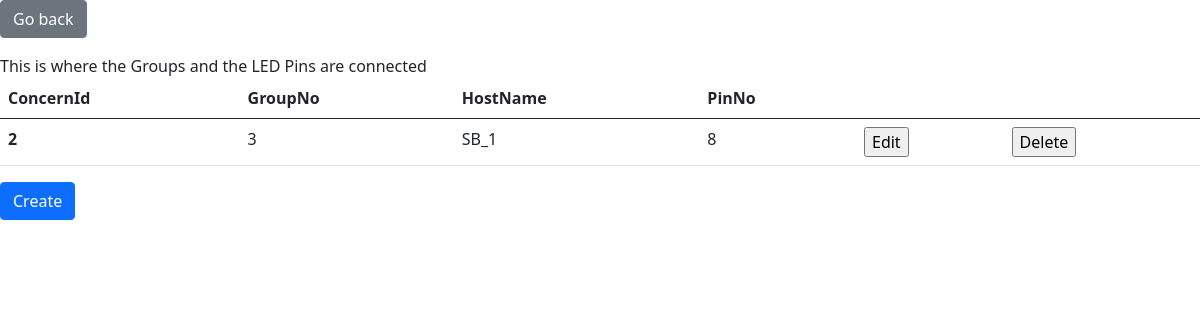
/concern.php?GroupNo=3 (signed in), run on an earlier commit of the app's database.
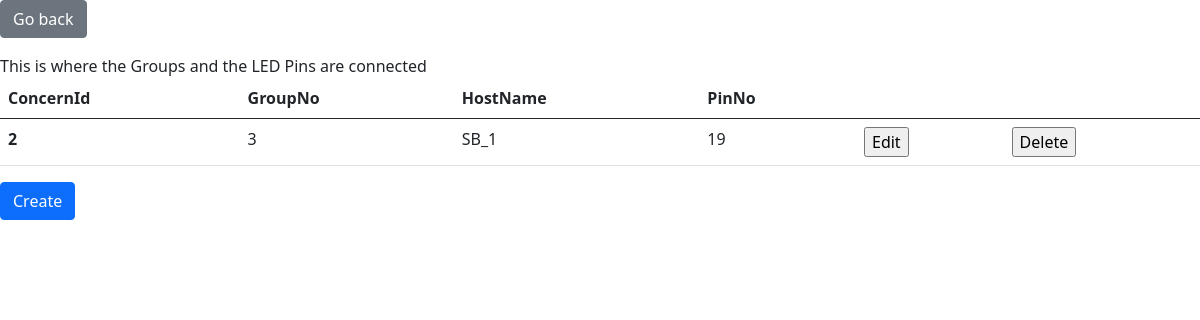
And on a later commit of the database.
### tables this page shows
CREATE TABLE `concern`(
  `ConcernId` int NOT NULL AUTO_INCREMENT,
  `GroupNo` int(11) DEFAULT NULL,
  `HostName` VARCHAR(16) DEFAULT NULL,
  `PinNo` int DEFAULT NULL,
  PRIMARY KEY (`ConcernId`),
  KEY `HostName`(`HostName`),
  KEY `PinNo`(`PinNo`),
  CONSTRAINT `concern_ibfk_1` FOREIGN KEY (`GroupNo`) REFERENCES `groups` (`GroupNo`) ON UPDATE CASCADE ON DELETE CASCADE,
  CONSTRAINT `concern_ibfk_2` FOREIGN KEY (`HostName`) REFERENCES `smartboxes` (`HostName`) ON UPDATE CASCADE ON DELETE CASCADE,
  CONSTRAINT `concern_ibfk_3` FOREIGN KEY (`PinNo`) REFERENCES `pins` (`PinNo`)ON UPDATE CASCADE ON DELETE CASCADE
);

### concern.php (the view, shortened to what this page needs)
<?php
    include_once "htmlHead.php";
    include_once "databaseConnect.php";
?>
    <body>
        <div class="">
            <form action="" method="post">
                <input type="submit" class="btn btn-secondary mb-3" value="Go back">
            </form>
        </div>
        <div>This is where the Groups and the LED Pins are connected</div>
        <?php
            $sqlSelect  = $connection->prepare("SELECT * from concern where GroupNo=?");
            $sqlSelect->bind_param("i", $_GET["GroupNo"]);
            $sqlSelect->execute();
            $result = $sqlSelect->get_result();
            if ($result) {
                ?>
                <table class="table">
                    <thead>
                        <tr>
                            <th scope="col">ConcernId</th>
                            <th scope="col">GroupNo</th>
                            <th scope="col">HostName</th>
                            <th scope="col">PinNo</th>
                            <th scope="col"></th>
                            <th scope="col"></th>
                        </tr>
                    </thead>
                    <tbody>
                        <?php
                        while ($row = $result->fetch_assoc()) {?>
                            <tr>
                                <th scope="row"><?= $row["ConcernId"] ?></th>
                                <td><?= $row["GroupNo"] ?></td>
                                <td><?= $row["HostName"] ?></td>
                                <td><?= $row["PinNo"] ?></td>
                                    <td>
                                        <form method="POST">
                                            <input type="submit" value="Edit">
                                        </form>
                                    </td>
                                    <td>
                                        <form method="POST">
                                            <input type="submit" value="Delete">
                                        </form>
                                    </td>
                            </tr>
                        <?php }?>
                    </tbody>
                </table>
<?php
            }  else {
                print "Something went wrong selecting data";
            }
        ?>
    <form action="" method="post">
        <input type="submit" class="btn btn-primary" value="Create">
    </form>
    </body>
</html>

What changed in the data, as far as the page shows it:
changed concern "SB_1": PinNo "8" → "19"
